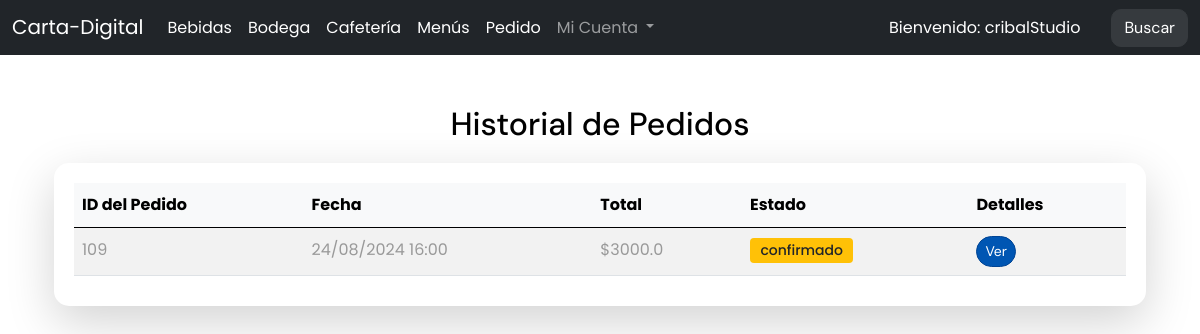
The page /historial_pedidos/ (signed in) on the database as committed earlier.
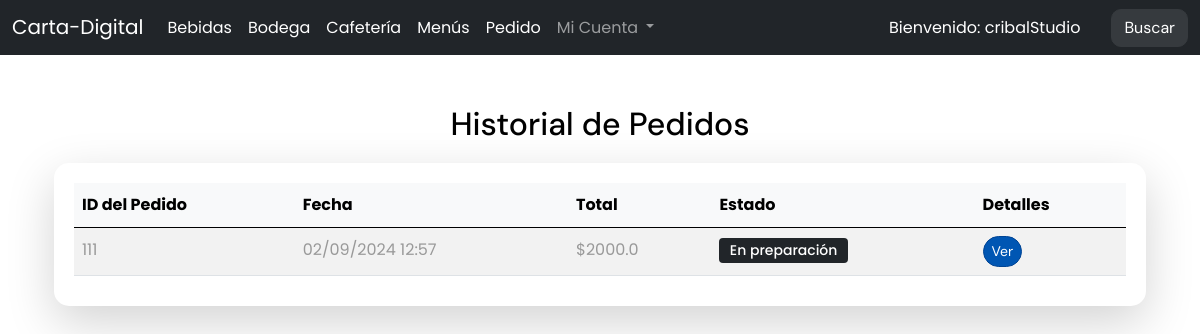
The same page on the database as committed later.
### carta/models.py (models this page shows, shortened)
class Pedido(models.Model):
    ESTADOS_CHOICES = [
        ('confirmado', 'confirmado'),
        ('en_preparacion', 'En preparación'),
        ('listo_para_entregar', 'Listo para entregar'),
        ('entregado', 'entregado'),
        ('finalizado', 'Finalizado'),
        ('cancelado', 'Cancelado'),
    ]
    anotacion_cliente = models.TextField(blank= True, null= True)
    items = models.ManyToManyField(Item, blank=True, related_name="items", through='PedidoItem')
    monto_total = models.FloatField(null=False, default=0, verbose_name="Monto total")
    fecha = models.DateTimeField(null=True, auto_now_add=True)  # Definido con auto_now_add para establecer la fecha automáticamente al crear un pedido
    cliente = models.ForeignKey(Cliente, null=True, on_delete=models.CASCADE)
    completado= models.BooleanField(default=False, null=True)
    estado= models.CharField(max_length=25, choices= ESTADOS_CHOICES, default= 'confirmado')
    def calcular_monto(self):
        monto_total = 0
        for item in self.pedido_item.all():
            monto_total += item.item.precio * item.cantidad_seleccionada
        self.monto_total = monto_total
        self.save(update_fields=['monto_total'])
        return monto_total
    def get_estado_display(self):
        return dict(self.ESTADOS_CHOICES).get(self.estado, 'Desconocido')

class PedidoItem(models.Model):
    pedido = models.ForeignKey(Pedido, on_delete=models.CASCADE, related_name="pedido_item")
    item = models.ForeignKey(Item, on_delete=models.CASCADE)
    cantidad_seleccionada = models.IntegerField(null=False, default=1, verbose_name="Cantidad seleccionada")
    subtotal = models.DecimalField(max_digits=10, decimal_places=2, null=True, blank=True, verbose_name="Subtotal")

class Item(models.Model):
    nombre = models.CharField(max_length=50, null=False)
    precio = models.FloatField(null=False)
    cantidad_stock = models.IntegerField(null=False, verbose_name="Cantidad en stock")
    categoria = models.ForeignKey(Categoria, on_delete= models.CASCADE, null=True)
    foto = models.ImageField(blank=True, default="/empty.png", upload_to='items/',verbose_name="foto")

### carta/views/historial.py (the view)
# urls.py: path('historial_pedidos/', historial_pedidos, name='historial_pedidos'),
@login_required(login_url='/users/login/')
def historial_pedidos(request):
    cliente = request.user.cliente
    pedidos = Pedido.objects.filter(cliente=cliente).order_by('-fecha')  # Mostrar todos los pedidos
    return render(request, 'historial_pedidos.html', {'pedidos': pedidos})

### carta/templates/historial_pedidos.html (shortened to what this page needs)
{% extends "base.html" %}
{% block content %}
<div class="container mt-5">
    <h2 class="text-center mb-4">Historial de Pedidos</h2>
    {% if pedidos %}
    <div class="card border-0 shadow-lg">
        <div class="card-body p-4">
            <div class="table-responsive">
                <table class="table table-striped table-hover">
                    <thead class="table-light">
                        <tr>
                            <th>ID del Pedido</th>
                            <th>Fecha</th>
                            <th>Total</th>
                            <th>Estado</th>
                            <th>Detalles</th>
                        </tr>
                    </thead>
                    <tbody>
                        {% for pedido in pedidos %}
                        <tr>
                            <td>{{ pedido.id }}</td>
                            <td>{{ pedido.fecha|date:"d/m/Y H:i" }}</td>
                            <td>${{ pedido.calcular_monto }}</td>
                            <td>
                                <span class="badge
                                    {% if pedido.estado == 'confirmado' %}bg-warning text-dark
                                    {% elif pedido.estado == 'finalizado' %}bg-success text-white
                                    {% elif pedido.estado == 'listo_para_entregar' %}bg-success text-white
                                    {% elif pedido.estado == 'cancelado' %}bg-danger text-white
                                    {% elif pedido.estado == 'entregado' %}bg-info text-white
                                    {% else %}bg-dark text-white
                                    {% endif %}
                                ">
                                    {{ pedido.get_estado_display }}
                                </span>
                            </td>
                            <td>
                                <a href="{% url 'confirmar-pedido' pedido.id %}" class="btn btn-primary btn-sm rounded-pill">
                                     Ver
                                </a>
                            </td>
                        </tr>
                        {% endfor %}
                    </tbody>
                </table>
            </div>
        </div>
    </div>
    {% else %}
    <div class="alert alert-info text-center" role="alert">
        <strong>No hay pedidos en el historial.</strong>
    </div>
    {% endif %}
</div>
{% endblock %}

### carta/templates/base.html (shortened to what this page needs)
{% load static %}
{% load i18n %}
<!DOCTYPE html>
<html lang="en">
<head>
    <link rel="stylesheet" href="{% static 'assets/css/style.css' %}">
</head>
<body>
    {% include "navbar.html" %}
    <div class="container">
        {% block content %}
        {% endblock %}
    </div>
</body>
</html>

### carta/templates/navbar.html (shortened to what this page needs)
<nav class="navbar navbar-expand-lg bg-body-tertiary fixed-top navbar-dark bg-dark">
    <div class="container-fluid">
        <a class="navbar-brand" href="/">Carta-Digital</a>
        <div class="collapse navbar-collapse" id="navbarSupportedContent">
            <ul class="navbar-nav me-auto mb-2 mb-lg-0">
                <li class="nav-item">
                    <a class="nav-link active" href="/bebidas">Bebidas</a>
                </li>
                <li class="nav-item">
                    <a class="nav-link active" href="/bodega">Bodega</a>
                </li>
                <li class="nav-item">
                    <a class="nav-link active" href="/cafeteria">Cafetería</a>
                </li>
                <li class="nav-item">
                    <a class="nav-link active" href="/menus">Menús</a>
                </li>
                <li class="nav-item">
                    <a class="nav-link active" href="{% url 'ver-carro' %}">
                         Pedido
                    </a>
                </li>
                <li class="nav-item dropdown">
                    <a class="nav-link dropdown-toggle" href="#" role="button" data-bs-toggle="dropdown" aria-expanded="false">
                        Mi Cuenta
                    </a>
                </li>
            </ul>
            <div class="d-flex align-items-center">
                {% if user.is_authenticated %}
                    <span class="nav-link active text-white me-3">
                        Bienvenido: <span>{{ user.username }}</span>
                    </span>
                {% endif %}
                <form class="d-flex" role="search" method="POST" action="{% url 'search-view' %}">
                    <button class="btn btn-outline-success active" type="submit">Buscar</button>
                </form>
            </div>
        </div>
    </div>
</nav>

### carta/templates/historial_pedidos.html (style rules this page uses)
.table thead th { background-color: #f8f9fa; }
.card { border-radius: 15px; }
.btn-primary { background-color: #0056b3; border-color: #004494; }
.badge { font-size: 0.875rem; font-weight: 500; }

Rows that differ between the two databases and show on the page:
removed Pedido: id "109", fecha "24/08/2024 16:00", calcular_monto "3000.0", estado "confirmado"
added Pedido: id "111", fecha "02/09/2024 12:57", calcular_monto "2000.0", estado "En preparación"
